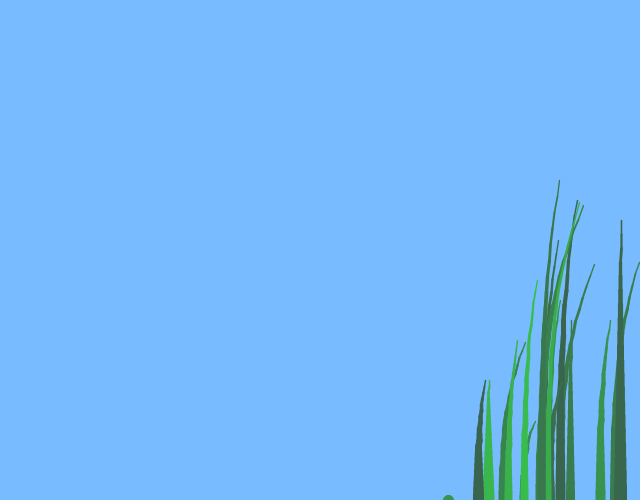
Frame 1 (no input)
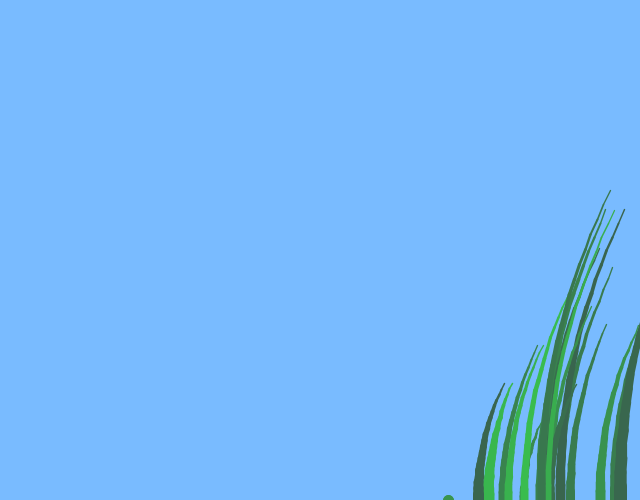
Frame 60 (the mouse pressed at the canvas centre just before this capture)
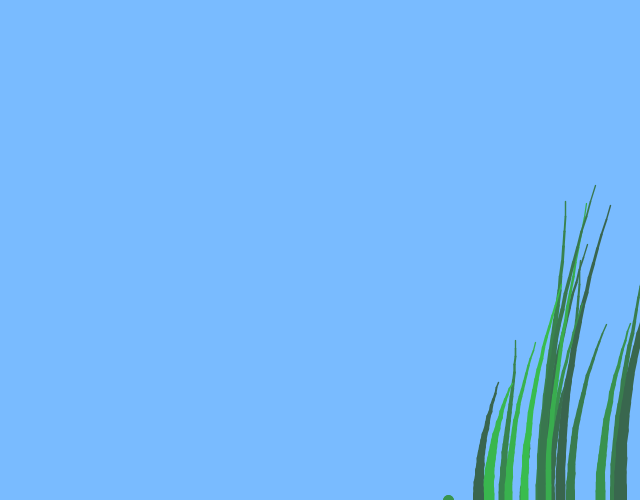
Frame 120 (the mouse held since frame 60 and released just before this capture)

The Processing sketch that drew these frames (run headless with seeded random() and noise(); from frame 60 on, the mouse is pressed at the canvas centre):

// Processing sketch: processing_105422
// ── processing_105422.pde

import java.util.Random;
Random r = new Random();

Alga[] alghe = new Alga[20];


// //////////////////////////////////////////////////////////////////
void setup() {
  size(640, 500);
  frameRate(24);
  smooth();
  
  for(int i=0; i <alghe.length; ++i) {
    
    float x = (float)r.nextGaussian()*50 + (width-100); // posizone gauss
    double l = (r.nextGaussian()*5 + 10 ); // altezza gauss
    double w = (r.nextGaussian()*2 + 10); // larghezza gauss
    
    alghe[i] = new Alga(20, (int)l, (int)w, (int)random(0.5, 4), 0.5, new PVector(x, height) );
  }
  
}

// //////////////////////////////////////////////////////////////////
void draw() {
  background(121, 187, 255);
  
  for(int i=0; i <alghe.length; ++i) {
    alghe[i].display(frameCount);
  }

}

class Alga {
  
  int s_n, s_l, s_w;    //numero, lunghezza e larghezza massima dei segmenti
  float o_ph;    // sfasamento di oscillazione relativo - di ciascun segmento
  float o_amp;   // ampiezza di oscillazione relativa massima - di ciascun segmento
  PVector bp;    // posizione della base
  PVector ip, fp, segment; // posizione iniziale, finale e vettore segmento
  
  color c_skin, c_spine;
  
  
  // COSTRUTTORE ////////////////////////////////////////////////////////////
  Alga(int _s_n, int _s_l, int _s_w, float _o_ph, float _o_amp, PVector _bp) {
    
    s_n = _s_n;
    s_l = _s_l;
    s_w = _s_w;
    o_ph = _o_ph;
    o_amp = _o_amp;
    bp = _bp; //hp = new PVector (80, height/2);
    
    ip = new PVector(0,0);
    fp = new PVector(0,0);
    segment = new PVector(0, 0);
    
    c_skin = color(57, random(100, 200), 78);
    c_spine = color(196, 209, 30);
  }
  
  
  // METODI /////////////////////////////////////////////////////////////////
  void display(float t) {
    ip = bp;

    for(int i=0; i<s_n; ++i) {
  
      segment.mult(0);
      segment.y = -1;
    
      float a = map(i, 0, s_n, 0, o_amp);
      segment.x = a * sin( radians((i * o_ph) + t) );
    
      segment.normalize();
      segment.mult(s_l);
  
      fp = PVector.add(ip, segment);
    
      float weight = map(i, 0, s_n, s_w, 1);
    
      strokeWeight(weight);
      stroke(c_skin);
      line(ip.x, ip.y, fp.x, fp.y);
    
      ip = fp;
    
    }
    
  }
  
}
